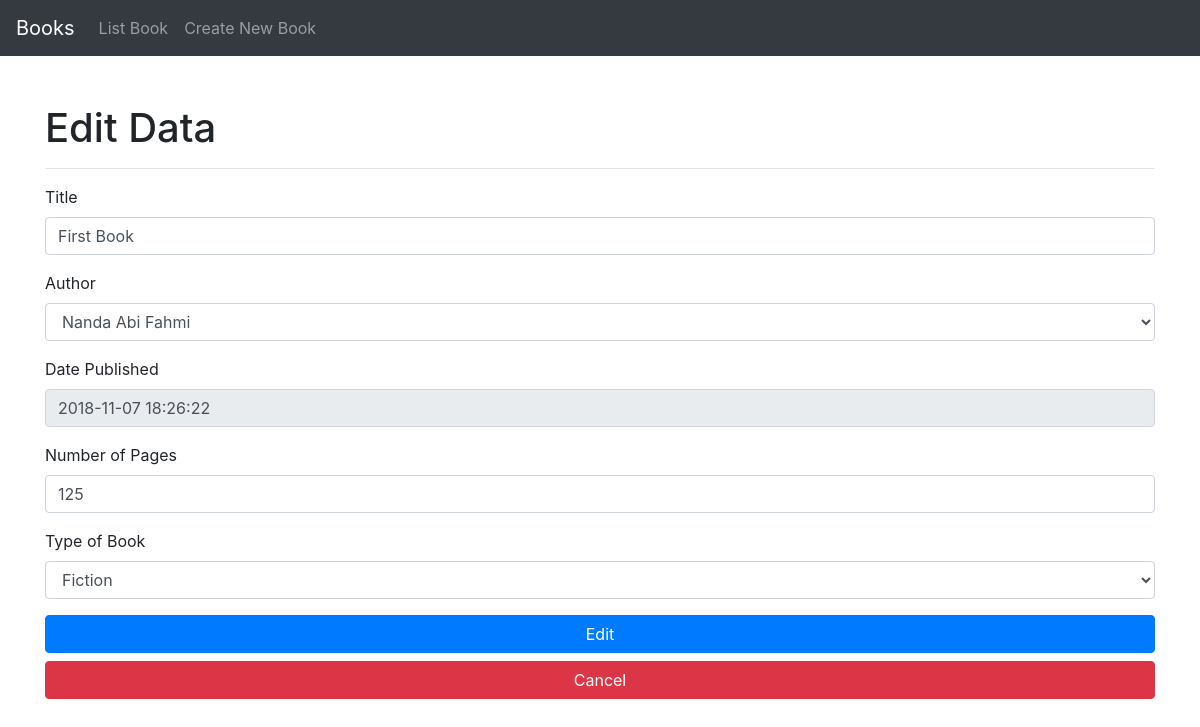
The page /index.php/book/edit/1 on the database its author committed.
### tables this page shows
CREATE TABLE `book` (
  `id` int(11) NOT NULL,
  `title` varchar(100) NOT NULL,
  `author_id` varchar(50) NOT NULL,
  `date_published` datetime NOT NULL DEFAULT CURRENT_TIMESTAMP,
  `number_of_pages` int(11) NOT NULL,
  `type_id` varchar(50) NOT NULL
);

CREATE TABLE `author` (
  `author_id` int(11) NOT NULL,
  `name` varchar(100) NOT NULL,
  `joined_at` datetime NOT NULL DEFAULT CURRENT_TIMESTAMP
);

CREATE TABLE `type_of_book` (
  `type_id` int(11) NOT NULL,
  `name` varchar(100) NOT NULL,
  `created_at` datetime NOT NULL DEFAULT CURRENT_TIMESTAMP
);

### application/controllers/Book.php (called while the page is built, shortened)
<?php
class Book extends CI_Controller{
	public function __construct(){
		$this->load->model('Book_model','BModel');
		$this->load->model('Author_model','AModel');
		$this->load->model('Type_of_book_model','TModel');
		$this->load->helper('url');
		$this->load->helper('form');
		$this->load->library('session');
		$this->load->library('form_validation');
		$this->load->database();
	}
	public function edit($id=null){
		if($id==null){
			$this->index();
		}else{
			$this->form_validation->set_rules('title', 'Title', 'trim|required|min_length[5]|max_length[100]');
			$this->form_validation->set_rules('author', 'Author', 'trim|required');
			$this->form_validation->set_rules('pages', 'Number of Page', 'trim|required|integer');
			$this->form_validation->set_rules('type', 'Type of Book', 'trim|required');
			if($this->form_validation->run() == FALSE){
				$data['title'] = 'Edit Data';
				$data['page'] = 'edit';
				$data['result'] = array();
				$data['author'] = array();
				$data['types'] = array();
				$Book = new $this->BModel;
				$result = $Book->findOne($id);
				if($result ==  false){
					$this->session->set_flashdata('warning','Edit error,  book not found.');
					redirect(base_url().'index.php/book/');
				}else {
					$data['result']=$result;
				}
				$Models=$this->AModel->read();
				$Types=$this->TModel->read();
				if($Models!=false){
					$data['authors'] = $Models;
				}
				if ($Types!=false) {
					$data['types'] = $Types;
				}
				$data['main'] = $this->load->view('templates/edit',$data,true);
				$this->load->view('templates/main',$data);
			}
		}
	}
}

### index.php (called while the page is built, shortened)
<?php
require_once BASEPATH.'core/CodeIgniter.php';

### application/models/Book_model.php (called while the page is built, shortened)
<?php
	class Book_model extends CI_Model {
		private $table = 'book';
		public function findOne($id){
			$id = $this->db->escape($id);
			$query = $this->db->query(
				'SELECT
					b.id,
					b.title ,
					b.author_id,
					a.name as author,
					b.date_published,
					b.number_of_pages,
					b.type_id,
					t.name as type
				FROM '.$this->table.' b
				LEFT JOIN author a
					ON b.author_id = a.author_id
				LEFT JOIN type_of_book t
					ON t.type_id = b.type_id
				WHERE id='.$id.'
				ORDER BY b.date_published
				LIMIT 1');
			if (($query->num_rows()) > 0) {
				extract($query->result_array()[0]);
				$this->id = $id;
				$this->title = $title;
				$this->author_id = $author_id;
				$this->author_name = $author;
				$this->date_published = $date_published;
				$this->number_of_pages = $number_of_pages;
				$this->type_id = $type_id;
				$this->type_name = $type;
				return array(
					'id' => $this->id,
					'title' => $this->title,
					'author_id' => $this->author_id,
					'author_name' => $this->author_name,
					'date_published' => $this->date_published,
					'number_of_pages' => $this->number_of_pages,
					'type_id' => $this->type_id,
					'type_name' => $this->type_name
				);
			}
			else{
				return false;
			}
		}
	}
?>

### application/models/Author_model.php (called while the page is built, shortened)
<?php
	class Author_model extends CI_Model {
		private $table = 'author';
		public function read() {
			$query = $this->db->query(
				'SELECT * FROM '.$this->table.' ORDER BY joined_at'
			);
			if($query->num_rows() > 0){
				return $query->result_array();
			}
			else{
				return false;
			}
		}
	}
?>

### application/models/Type_of_book_model.php (called while the page is built, shortened)
<?php
	class Type_of_book_model extends CI_Model {
		private $table = 'type_of_book';
		public function read() {
			$query = $this->db->query(
				'SELECT * FROM '.$this->table.' ORDER BY created_at'
			);
			if($query->num_rows() > 0){
				return $query->result_array();
			}
			else{
				return false;
			}
		}
	}
?>

### application/views/templates/edit.php (the view, shortened to what this page needs)
<main id="create home" class="mt-5">
	<div class="wrapper container">
		<div class="heading">
			<h1>Edit Data</h1>
			<hr>
		</div>
		<?php echo form_open(base_url().'index.php/book/edit/'.$result['id']);?>
			<div class="form-group">
				<label for="title">Title</label>
				<input class="form-control" name="title"
					value="<?php echo $result['title']?>" required>
			</div>
			<div class="form-group">
				<label for="author">Author</label>
				<select name="author" class="form-control" id="author" required>
					<?php for($i=0;$i < count($authors); $i++) {?>
					<?php extract($authors[$i]);?>
					<option
						value="<?php echo $author_id;?>"
						<?php if($author_id==$result['author_id']){echo ' selected';}?>>
						<?php echo $name;?>
					</option>}
					<?php } ?>
				</select>
			</div>
			<div class="form-group">
				<label for="date-published">Date Published</label>
				<input class="form-control"
					value="<?php echo $result['date_published'];?>" disabled>
			</div>
			<div class="form-group">
				<label for="pages">Number of Pages</label>
				<input class="form-control" name="pages" type="number"
					value="<?php echo $result['number_of_pages'];?>">
			</div>
			<div class="form-group">
				<label for="type">Type of Book</label>
				<select name="type" class="form-control" id="type">
					<?php for($i=0;$i < count($types); $i++) {?>
					<?php extract($types[$i]);?>
					<option
						value="<?php echo $type_id;?>"
						<?php if($type_id==$result['type_id']){echo ' selected';}?>>
						<?php echo $name;?>
					</option>}
					<?php } ?>
				</select>
			</div>
			<div class="form-group">
				<input class="btn btn-block btn-primary" type="submit" value="Edit"></input>
				<a class="btn btn-danger btn-block" href="<?php echo base_url()?>">Cancel</a>
			</div>
		<?php echo form_close()?>
	</div>
</main>

### rows shown on the page
book: title "First Book", author "Nanda Abi Fahmi", date_published "2018-11-07 18:26:22", pages "125", type "Fiction"
